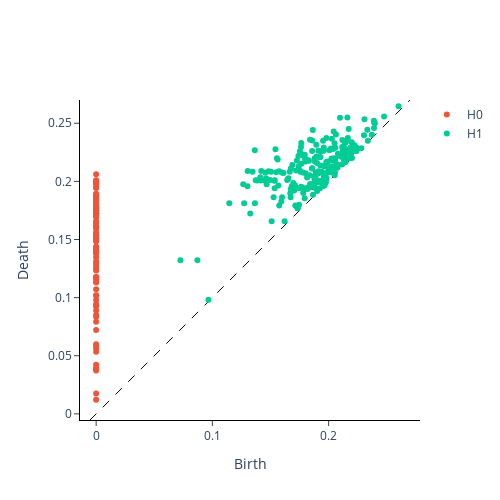

The cell this chart's notebook holds for it:
### Code cell
# clique oriented CBMD
dgm_clique_or_CBMD=rev_directed(L_CBMD)
plot_diagram(dgm_clique_or_CBMD[0])
